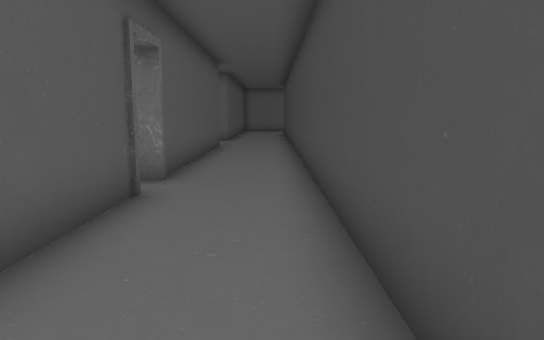
[1] (above)

20 first-person views from a walk through a 3-D level made in the Unity game engine. The camera is 1.2 m above the floor, tilts 8° down and sees 70° across. Doors are open. The floor is counted in squares, 1 m on a side. Each view is taken from the middle of a square. On the plan, view 1 faces up. The plan holds only what a view shows up to about 15 squares ahead; the rest is blank. The place goes on beyond the plan. The player character is not drawn. Some surface patterns are stand-ins.

[2]
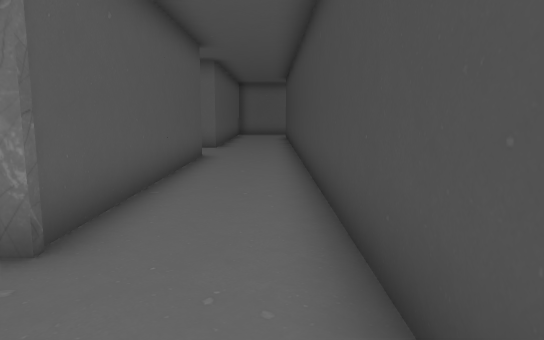

[3]
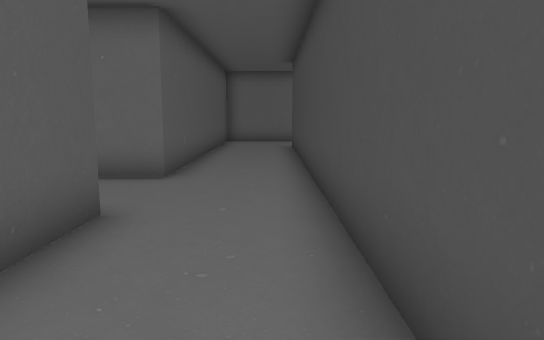

[4]
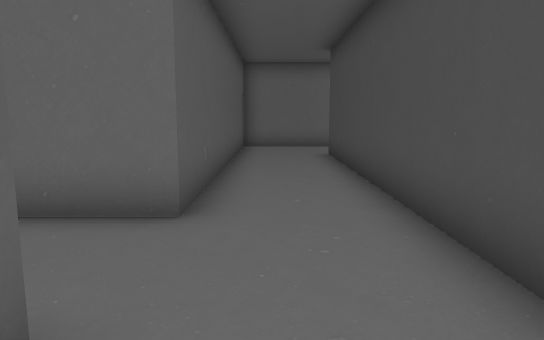

[5]
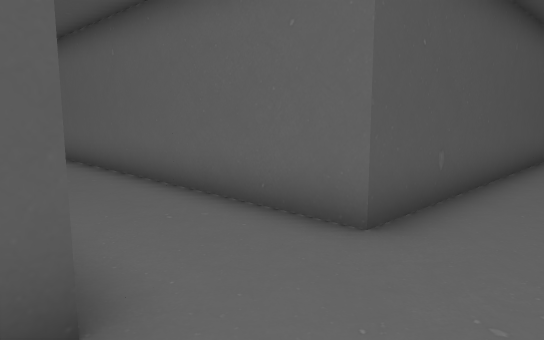

[6]
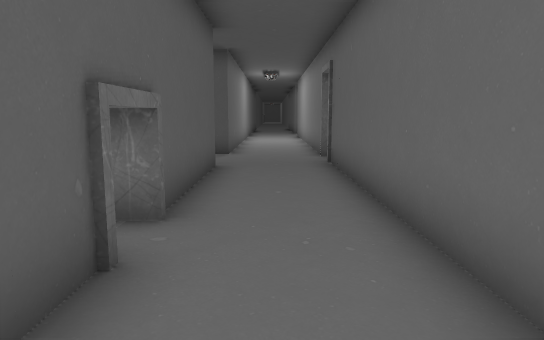

[7]
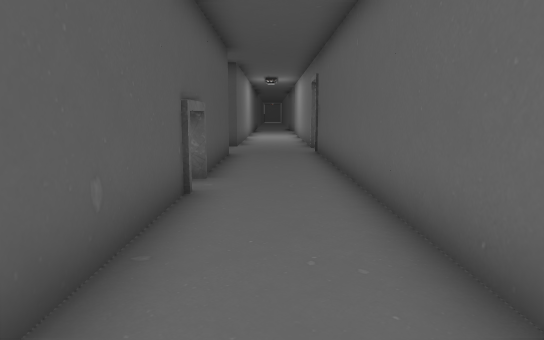

[8]
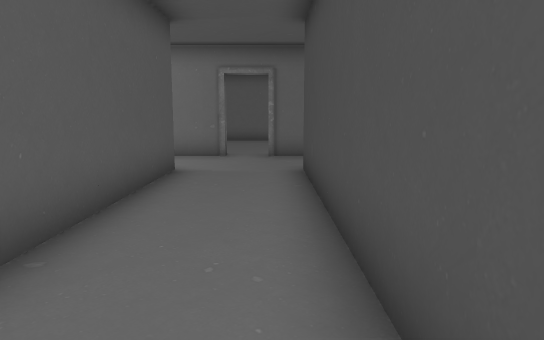

[9]
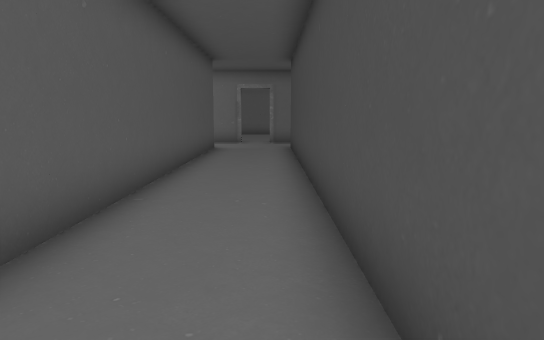

[10]
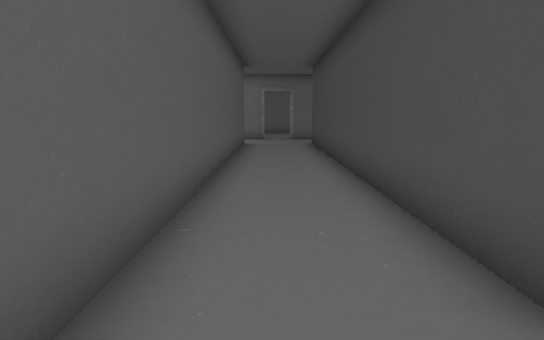

[11]
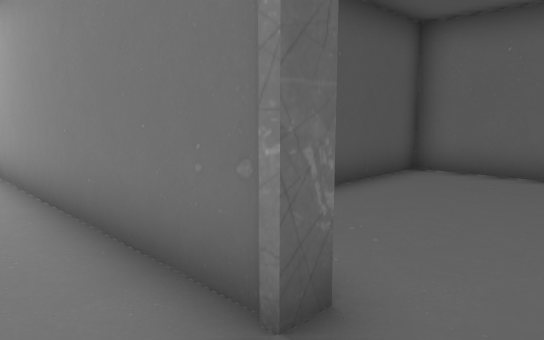

[12]
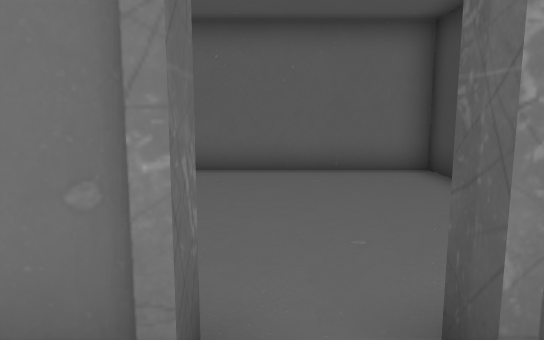

[13]
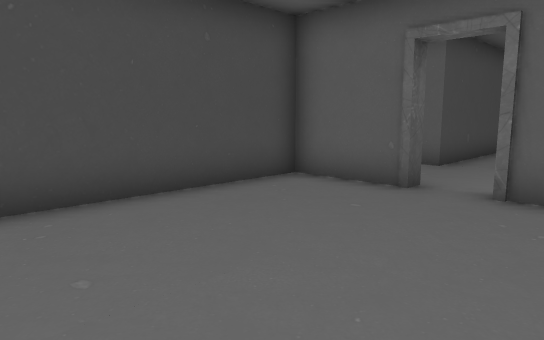

[14]
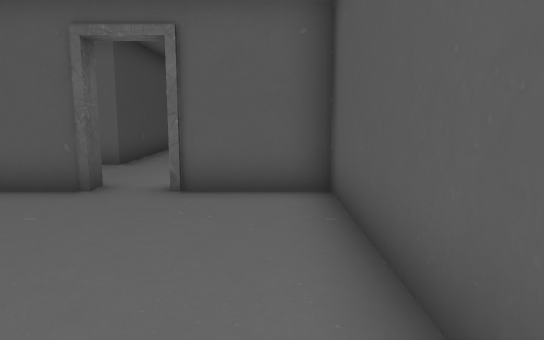

[15]
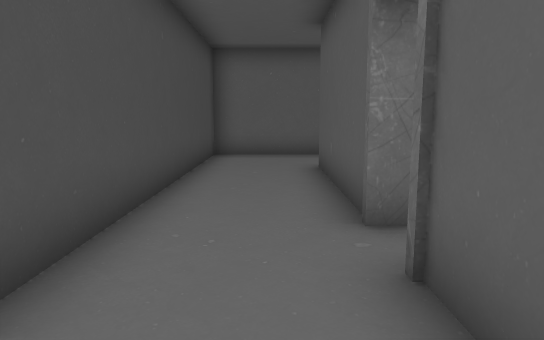

[16]
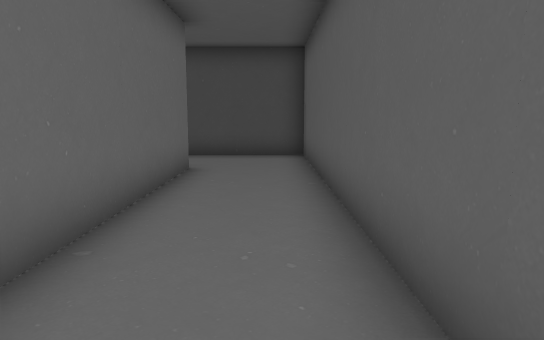

[17]
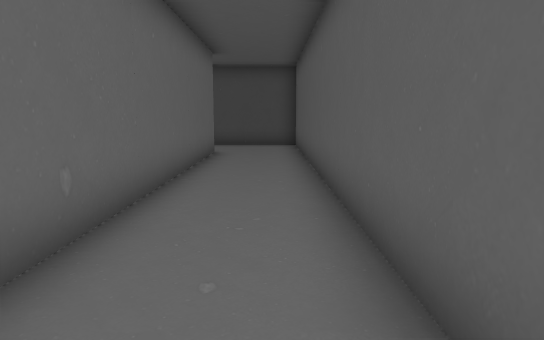

[18]
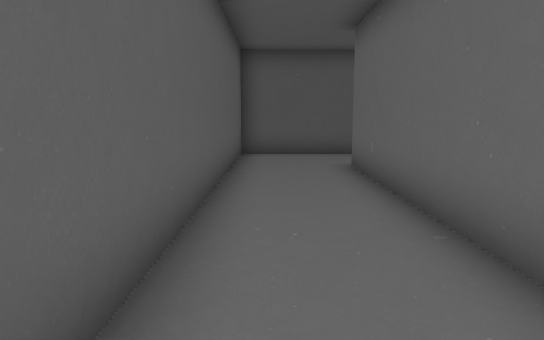

[19]
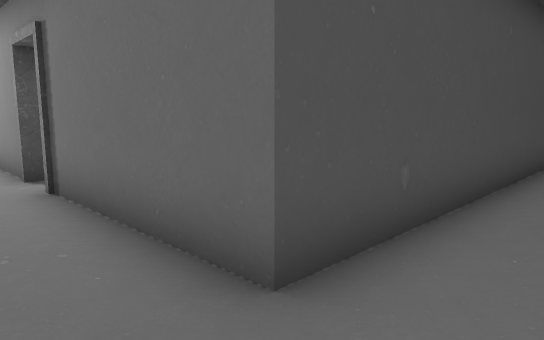

[20]
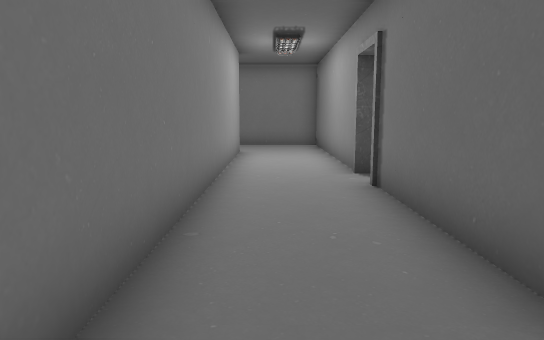

### Floor plan
Points are (right, up) in squares from view 1. A wall is a line through its corners. A room is listed if a view was taken in it or the views show most of it. See-through windows are left out.
Room 1 (views 1, 2, 3, 4, 5, 6, 7, 8, 9, 10, 11, 12, 15, 16, 17, 18, 19, 20)
walls: (-2.1, 15.8) (-2.1, 7.2); (-15.4, 18.5) (-20.5, 18.5); (-2.1, 5.9) (-2.1, 0.9) (-13.4, 0.9); (-19, 15.6) (-16.2, 15.6) (-16.2, -2) (0.8, -2) (0.8, 26.2) (5.8, 26.2); (7, 26.2) (14.1, 26.2); (-13.3, 1.2) (-13.3, 15.6) (-2.8, 15.6); (12, 29.1) (-2.1, 29.1) (-2.1, 18.5) (-14.1, 18.5)
ways out: open door at (-14.7, 18.7) to room 2; open door at (6.5, 26)
Room 2 (views 13, 14)
walls: (-14.1, 18.8) (-11.5, 18.8) (-11.5, 25.6) (-17.9, 25.6) (-17.9, 18.8) (-15.4, 18.8)
ways out: open door at (-14.7, 18.7) to room 1

Where each view was taken, in squares from view 1:
view 1: 0 up, 0 right, facing up
view 2: 4 up, 0 right, facing up
view 3: 11 up, 0 right, facing up
view 4: 14 up, 1 left, facing up
view 5: 15 up, 0 right, facing up-left
view 6: 17 up, 4 left, facing left
view 7: 17 up, 1 left, facing left
view 8: 7 up, 14 left, facing up
view 9: 1 up, 14 left, facing up
view 10: 1 down, 15 left, facing up
view 11: 17 up, 14 left, facing up-left
view 12: 17 up, 15 left, facing up
view 13: 25 up, 17 left, facing down-right
view 14: 25 up, 17 left, facing down
view 15: 10 up, 1 left, facing down
view 16: 1 down, 11 left, facing right
view 17: 1 down, 15 left, facing right
view 18: 1 down, 4 left, facing left
view 19: 28 up, 1 left, facing down-right
view 20: 28 up, 1 left, facing right
